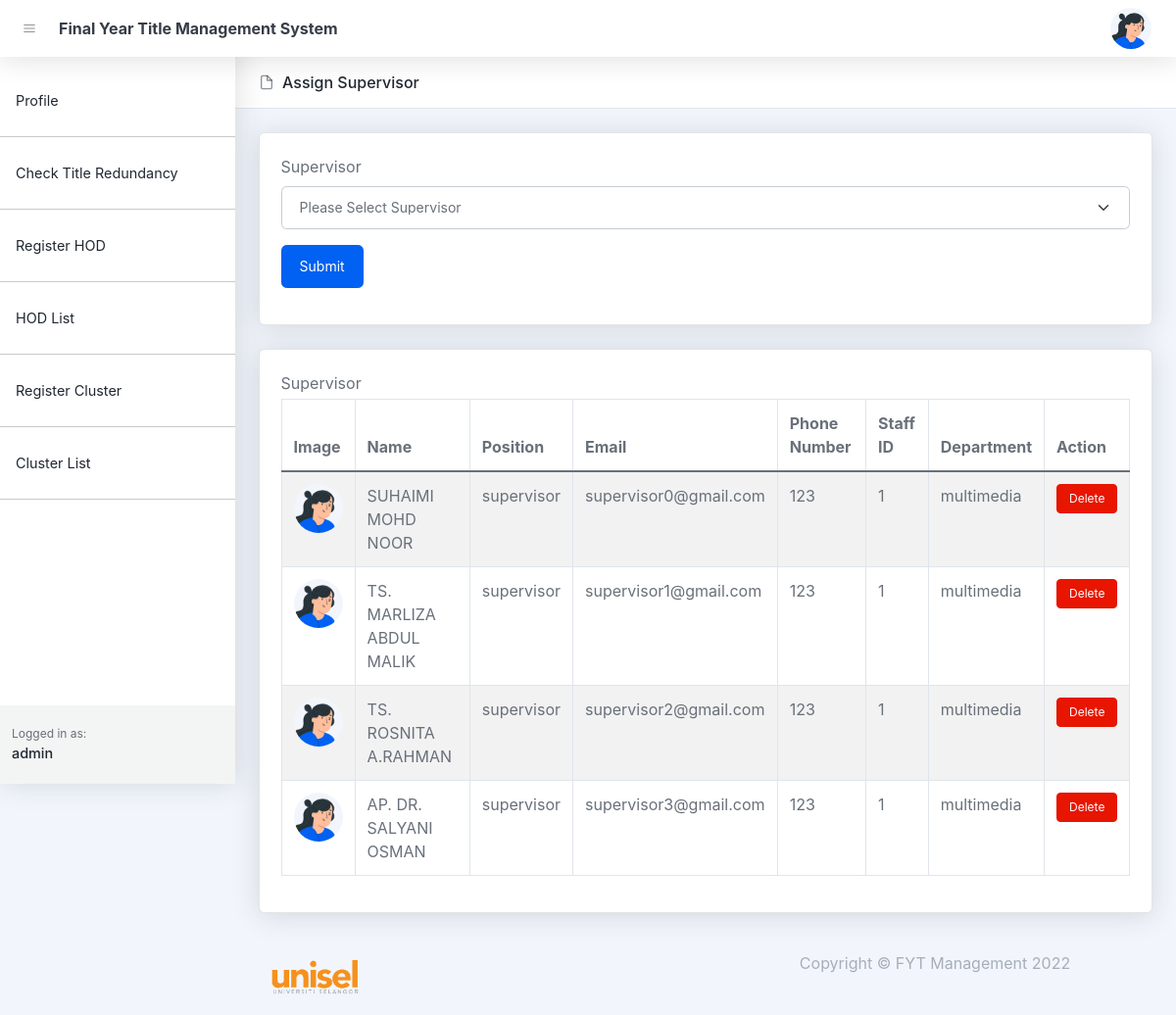
The page /add_assign_supervisor.php?cluster_id=2 (signed in) on the database its author committed.
### tables this page shows
CREATE TABLE `staffs` (
  `id` bigint(20) UNSIGNED NOT NULL,
  `user_id` bigint(20) NOT NULL,
  `roles` varchar(255) DEFAULT NULL,
  `staff_id` varchar(255) DEFAULT NULL,
  `department` varchar(255) DEFAULT NULL,
  `fypcoordinator_status` varchar(255) DEFAULT NULL,
  `cluster_status` varchar(255) DEFAULT NULL,
  `status` varchar(255) DEFAULT NULL,
  `created_at` timestamp NULL DEFAULT NULL,
  `updated_at` timestamp NULL DEFAULT NULL,
  `cluster_id` varchar(255) DEFAULT NULL
);

CREATE TABLE `users` (
  `id` bigint(20) UNSIGNED NOT NULL,
  `name` varchar(255) NOT NULL,
  `email` varchar(255) DEFAULT NULL,
  `handphone` varchar(255) DEFAULT NULL,
  `roles` varchar(255) DEFAULT NULL,
  `password` varchar(255) DEFAULT NULL,
  `image` text DEFAULT NULL,
  `created_at` timestamp NULL DEFAULT NULL,
  `updated_at` timestamp NULL DEFAULT NULL
);

### add_assign_supervisor.php (the view, shortened to what this page needs)
<!DOCTYPE html>
<html lang="en">
    <head>
       <?php include('layout_admin/header.php')?>
    </head>
    <body class="nav-fixed">
        <?php include('layout_admin/navbar.php')?>
        <div id="layoutSidenav">
            <div id="layoutSidenav_nav">
                <?php include('layout_admin/sidenav.php')?>
            </div>
            <div id="layoutSidenav_content">
                <main>
                    <header class="page-header page-header-compact page-header-light border-bottom bg-white mb-4">
                        <div class="container-xl px-4">
                            <div class="page-header-content">
                                <div class="row align-items-center justify-content-between pt-3">
                                    <div class="col-auto mb-3">
                                        <h1 class="page-header-title">
                                            <div class="page-header-icon"><i data-feather="file"></i></div>
                                            Assign Supervisor
                                        </h1>
                                    </div>
                                </div>
                            </div>
                        </div>
                    </header>
                    <?php
                        $conn = setDbConnection();
                    ?>
                    <div class="container-xl px-4">
                        <div class="card mb-4">
                            <div class="card-body">
                                <div class="mb-3">
                                    <form action="controllers/cluster/add_assign_supervisor.php" method="post">
                                        <div class="row">
                                            <div class="col-md-12">
                                                <label class="form-label">Supervisor</label>
                                                <select name="staff_id" class="form-select">
                                                    <option >Please Select Supervisor</option>
                                                </select>
                                                <div class="mt-3">
                                                    <button class="btn btn-primary" type="submit">Submit</button>
                                                </div>
                                            </div>
                                        </div>
                                    </form>
                                </div>
                            </div>
                        </div>
                        <?php
                        $sql = "select staffs.*,staffs.roles as supervisor_role , users.name,  users.email, users.handphone, users.image from staffs  left join users on users.id = staffs.user_id where cluster_id='".$_REQUEST['cluster_id']."'";
                        $result = $conn->query($sql);
                        $supervisors = null;
                        if ($result->num_rows > 0) {
                            while ($row = $result->fetch_assoc()) {
                                $supervisors[] = $row;
                            }
                        }
                        if($supervisors != null){
                        ?>
                        <div class="card mb-4">
                            <div class="card-body">
                                <div class="mb-3">
                                    <label class="mb-1">Supervisor</label>
                                    <table class="table table-bordered table-striped table-hover">
                                        <thead>
                                            <tr>
                                                <th>Image</th>
                                                <th>Name</th>
                                                <th>Position</th>
                                                <th>Email</th>
                                                <th>Phone Number</th>
                                                <th>Staff ID</th>
                                                <th>Department</th>
                                                <th>Action</th>
                                            </tr>
                                        </thead>
                                    <tbody>
                                        <?php
                                                foreach ($supervisors as $key => $value) {
                                                    $image = null;
                                                    if(isset($value['image'])){
                                                        $image = '<img class="user-img" src="/fyp/assets/profile/'.$value['image'].'">';
                                                    }else{
                                                        $image = '<img class="user-img" src="/fyp/assets/img/illustrations/profiles/profile-1.png">';
                                                    }
                                                    echo
                                                    '
                                                        <tr>
                                                            <td>'.$image.'</td>
                                                            <td>'.$value['name'].'</td>
                                                            <td>'.$value['supervisor_role'].'</td>
                                                            <td>'.$value['email'].'</td>
                                                            <td>'.$value['handphone'].'</td>
                                                            <td>'.$value['staff_id'].'</td>
                                                            <td>'.$value['department'].'</td>
                                                            <td><a class="btn btn-danger btn-sm" href="controllers/cluster/delete_assign_supervisor.php?cluster_id='.$_REQUEST['cluster_id'].'&supervisor_id='.$value['id'].'">Delete</a></td>
                                                        </tr>
                                                    ';
                                                }
                                        ?>
                                    </tbody>
                                    </table>
                                </div>
                            </div>
                        </div>
                        <?php
                                         }
                                    ?>
                    </div>
                </main>
                <?php include('layout_admin/footer.php')?>
            </div>
        </div>
    </body>
</html>

### add_assign_supervisor.php (style rules this page uses)
.user-img { width: 50px; height: 50px; border-radius: 50%; }

### rows shown on the page
staffs: users.name "SUHAIMI MOHD NOOR", roles "supervisor", users.email "supervisor0@gmail.com", users.handphone "123", staff "1", department "multimedia"
staffs: users.name "TS. MARLIZA ABDUL MALIK", roles "supervisor", users.email "supervisor1@gmail.com", users.handphone "123", staff "1", department "multimedia"
staffs: users.name "TS. ROSNITA A.RAHMAN", roles "supervisor", users.email "supervisor2@gmail.com", users.handphone "123", staff "1", department "multimedia"
staffs: users.name "AP. DR. SALYANI OSMAN", roles "supervisor", users.email "supervisor3@gmail.com", users.handphone "123", staff "1", department "multimedia"

### other values the page prints
$dahboard "Check Title Redundancy"
$_SESSION['name'] "admin"
